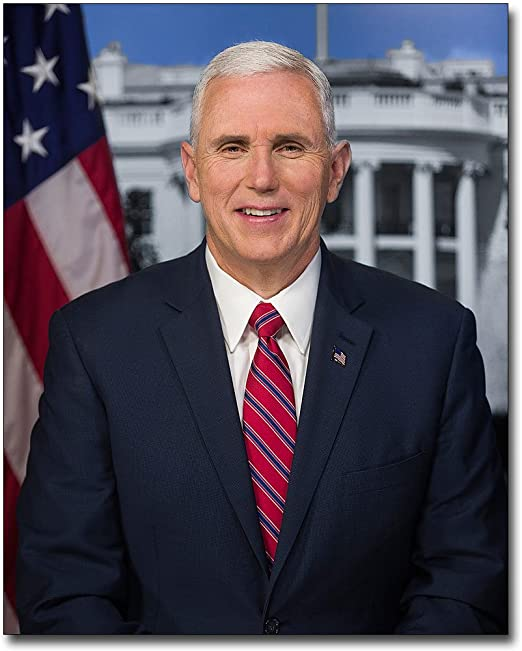
//> input picture Basic Yolov8n and MTCNN for Face Recognition/images/1.jpg, 522 x 651 px, given in place of the camera
$ ./ColorTracker   (built with g++ and OpenCV 4)
//> lines starting //> are read from the running program, lines starting //| are printed output that depends on the picture; after the words box and inside, x2 and y2 are one past the last pixel; in counts of white or black regions, pixels touching at a corner belong together
#include <opencv2/opencv.hpp>

int main() {

  cv::VideoCapture cap(0);

  while (true) {

    cv::Mat frame;
    cap >> frame;
//> frame is the input picture: 651 rows x 522 cols, CV_8UC3; mean B, G, R 87.7, 75.2, 80.7
    if (frame.empty()) {
      break;
    }

    cv::Mat hsv;
    cv::cvtColor(frame, hsv, cv::COLOR_BGR2HSV);
//> hsv: 651 rows x 522 cols, CV_8UC3; mean H, S, V 102, 95.7, 98.2

    cv::Scalar lower_blue(100,50,50);
    cv::Scalar upper_blue(130,255,255);

    cv::Mat mask;
    cv::inRange(hsv, lower_blue, upper_blue, mask);
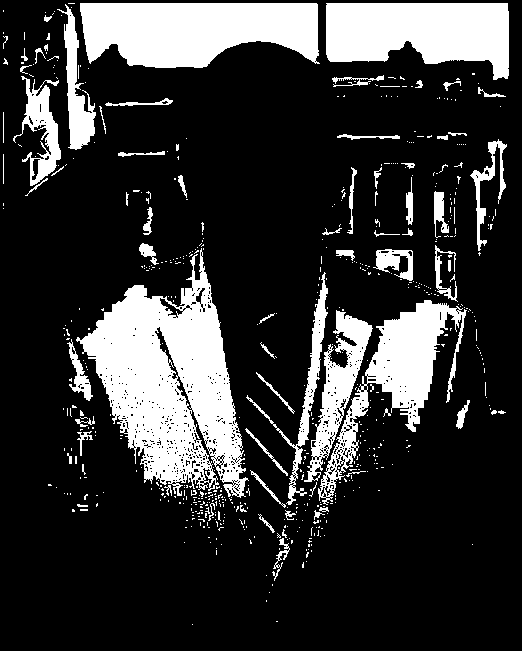
//> mask: 651 rows x 522 cols, CV_8UC1; 20.6% white; 618 white regions (545 under 20 px), largest, box (x1, y1, x2, y2) and area: (76, 248, 249, 498) 21155, (80, 3, 320, 68) 12478, (326, 3, 509, 80) 10501

    cv::Mat res;
    cv::bitwise_and(frame, frame, res, mask);
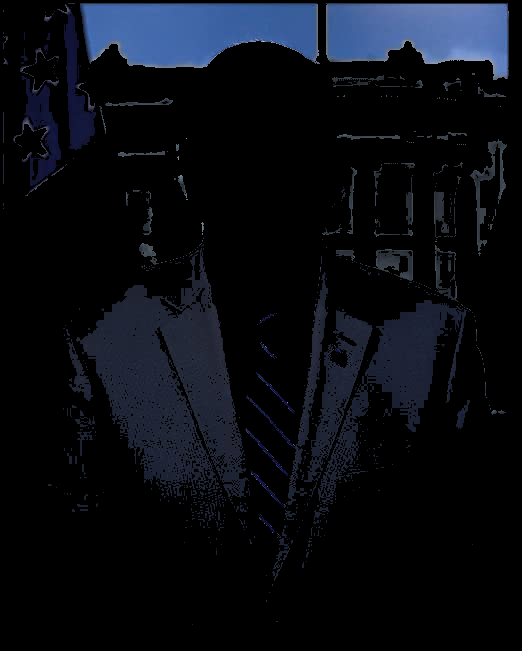
//> res: 651 rows x 522 cols, CV_8UC3; mean B, G, R 19, 12.5, 9.7

    cv::imshow("frame", frame);
    cv::imshow("mask", mask);
    cv::imshow("res", res);

    char k = (char)cv::waitKey(5);
//> the Esc key is pressed
    if (k == 27) {
      break;
    }

  }

  cv::destroyAllWindows();
  cap.release();

  return 0;
}

$ run again, on Basic Yolov8n and MTCNN for Face Recognition/images/2.jpg
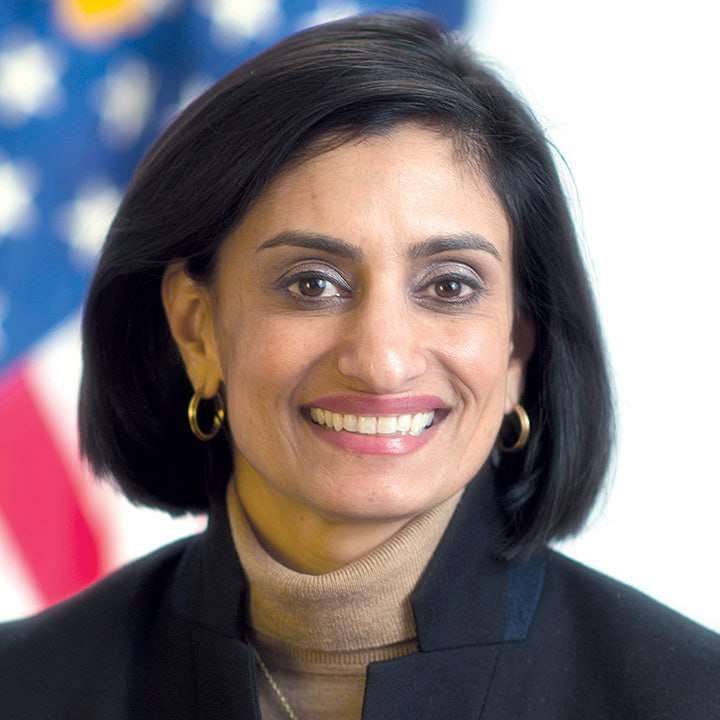
//> input picture Basic Yolov8n and MTCNN for Face Recognition/images/2.jpg, 720 x 720 px, given in place of the camera
//> frame is the input picture: 720 rows x 720 cols, CV_8UC3; mean B, G, R 123.4, 119.6, 130.9
//> hsv: 720 rows x 720 cols, CV_8UC3; mean H, S, V 71.9, 79.9, 145.1
//> `cv::inRange(hsv, lower_blue, upper_blue, mask);`:
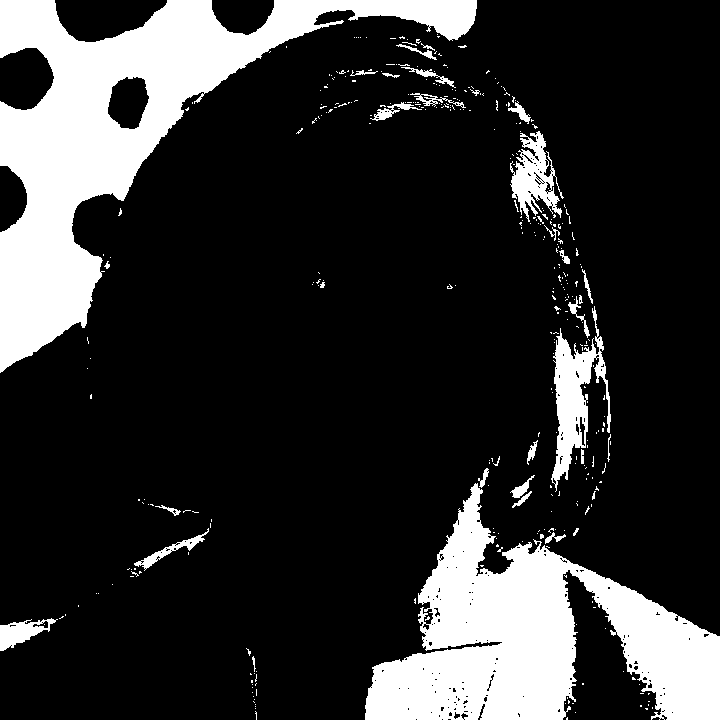
//> mask: 720 rows x 720 cols, CV_8UC1; 19% white; 363 white regions (330 under 20 px), largest, box (x1, y1, x2, y2) and area: (0, 0, 477, 373) 47812, (365, 483, 720, 720) 39026, (551, 306, 611, 492) 4080
//> `cv::bitwise_and(frame, frame, res, mask);`:
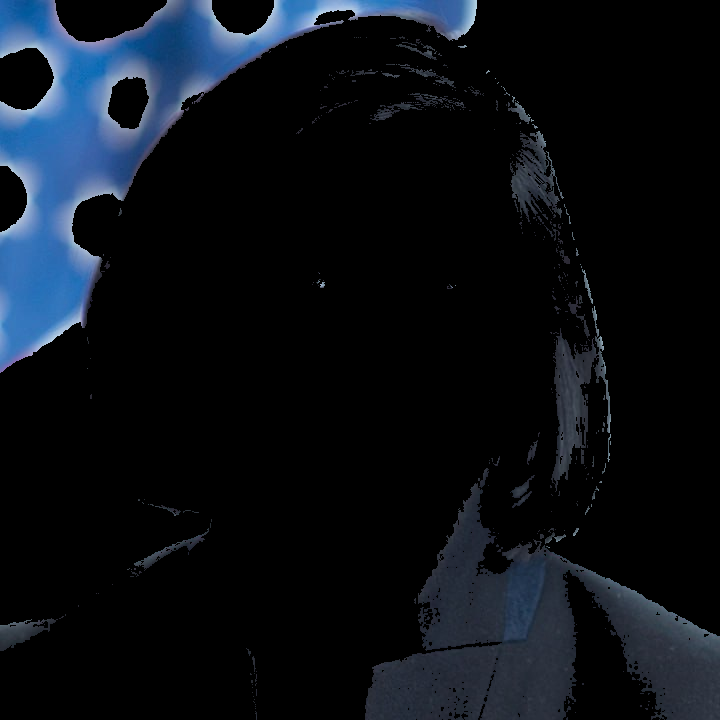
//> res: 720 rows x 720 cols, CV_8UC3; mean B, G, R 22, 15.7, 10.9

$ run again, on Basic Yolov8n and MTCNN for Face Recognition/images/3.jpg
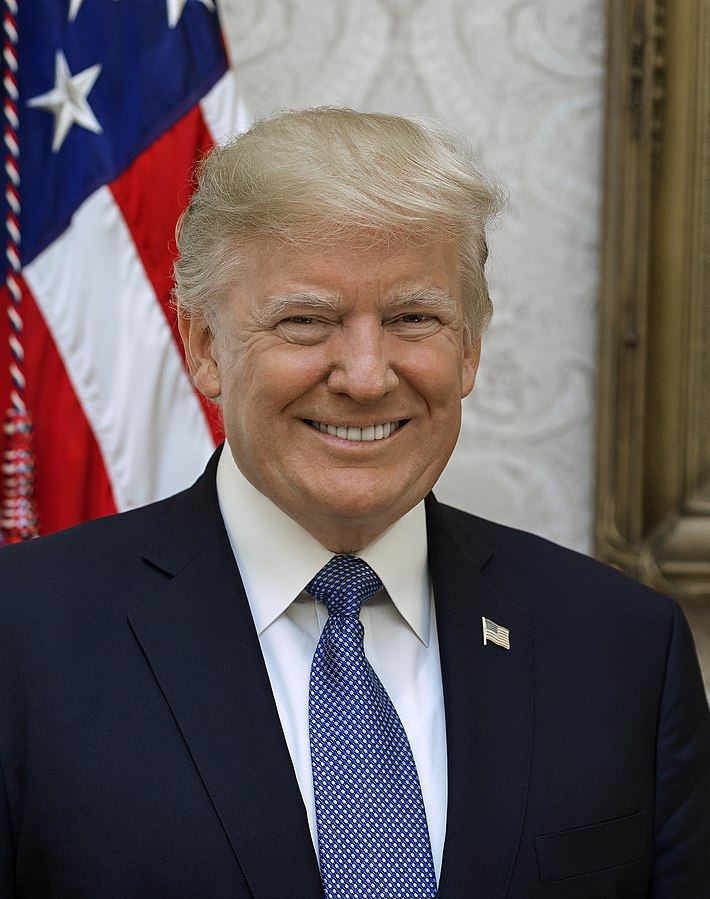
//> input picture Basic Yolov8n and MTCNN for Face Recognition/images/3.jpg, 710 x 899 px, given in place of the camera
//> frame is the input picture: 899 rows x 710 cols, CV_8UC3; mean B, G, R 93.8, 91.6, 101.9
//> hsv: 899 rows x 710 cols, CV_8UC3; mean H, S, V 72.9, 86.4, 113.4
//> `cv::inRange(hsv, lower_blue, upper_blue, mask);`:
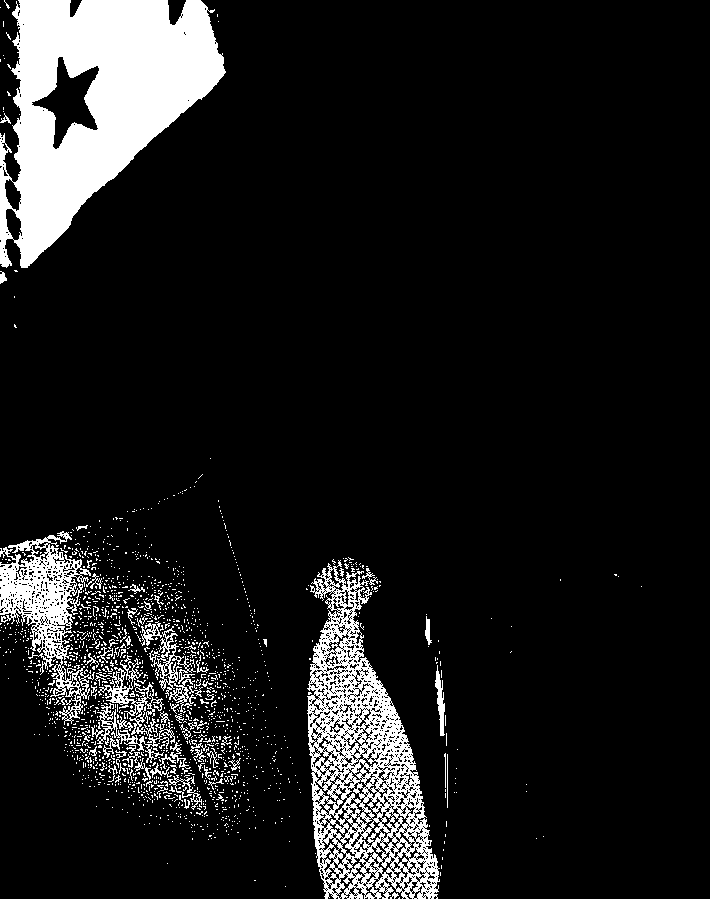
//> mask: 899 rows x 710 cols, CV_8UC1; 10.9% white; 1671 white regions (1606 under 20 px), largest, box (x1, y1, x2, y2) and area: (0, 0, 226, 268) 33019, (307, 560, 440, 899) 18575, (0, 531, 95, 725) 6333
//> `cv::bitwise_and(frame, frame, res, mask);`:
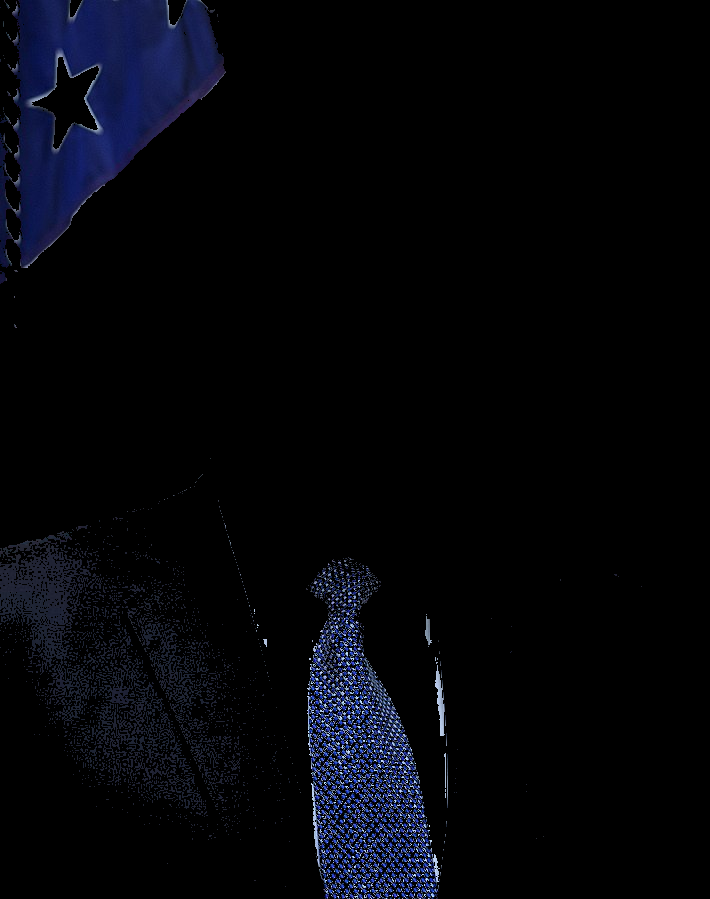
//> res: 899 rows x 710 cols, CV_8UC3; mean B, G, R 9.8, 5.1, 4
